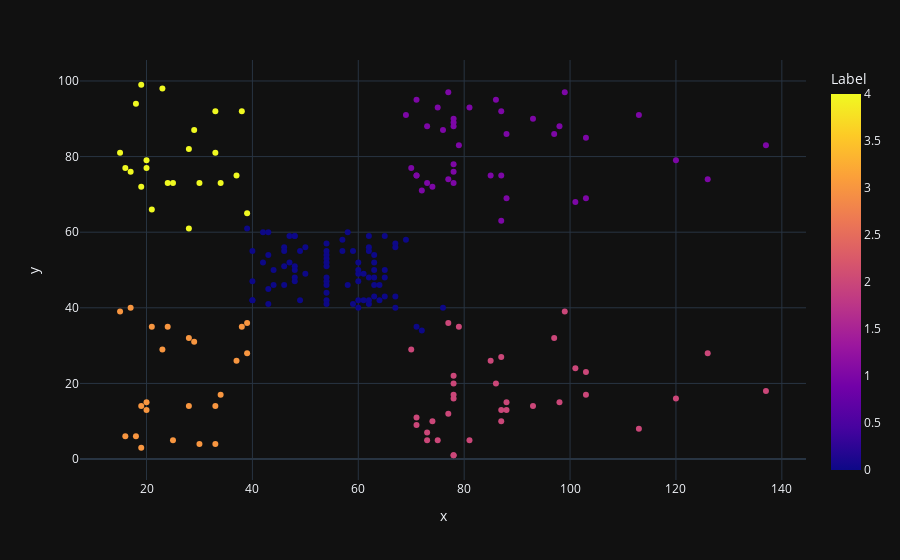

This figure's notebook cell:
### Code cell
fig = pz.scatter(x=X[:, 0], y=X[:, 1], color=Y, labels={'color': 'Label'},template='plotly_dark')


fig.show()

### Figure 1 — Plotly figure (JSON) as saved in the notebook; plotly's stock layout.template omitted (floating-point values rounded to 4 significant figures; data arrays with more than 128 entries replaced by an {"elided": "..."} marker saying what was removed)
{"data": [{"hovertemplate": "x=%{x}<br>y=%{y}<br>Label=%{marker.color}<extra></extra>", "legendgroup": "", "marker": {"color": {"elided": "200 int values"}, "coloraxis": "coloraxis", "symbol": "circle"}, "mode": "markers", "name": "", "orientation": "v", "showlegend": false, "type": "scatter", "x": {"elided": "200 int values"}, "xaxis": "x", "y": {"elided": "200 int values"}, "yaxis": "y"}], "layout": {"autosize": true, "coloraxis": {"colorbar": {"title": {"text": "Label"}}, "colorscale": [[0, "#0d0887"], [0.1111, "#46039f"], [0.2222, "#7201a8"], [0.3333, "#9c179e"], [0.4444, "#bd3786"], [0.5556, "#d8576b"], [0.6667, "#ed7953"], [0.7778, "#fb9f3a"], [0.8889, "#fdca26"], [1, "#f0f921"]]}, "legend": {"tracegroupgap": 0}, "margin": {"t": 60}, "xaxis": {"anchor": "y", "autorange": true, "domain": [0, 1], "range": [7.715, 144.3], "title": {"text": "x"}, "type": "linear"}, "yaxis": {"anchor": "x", "autorange": true, "domain": [0, 1], "range": [-6.588, 106.6], "title": {"text": "y"}, "type": "linear"}}}
